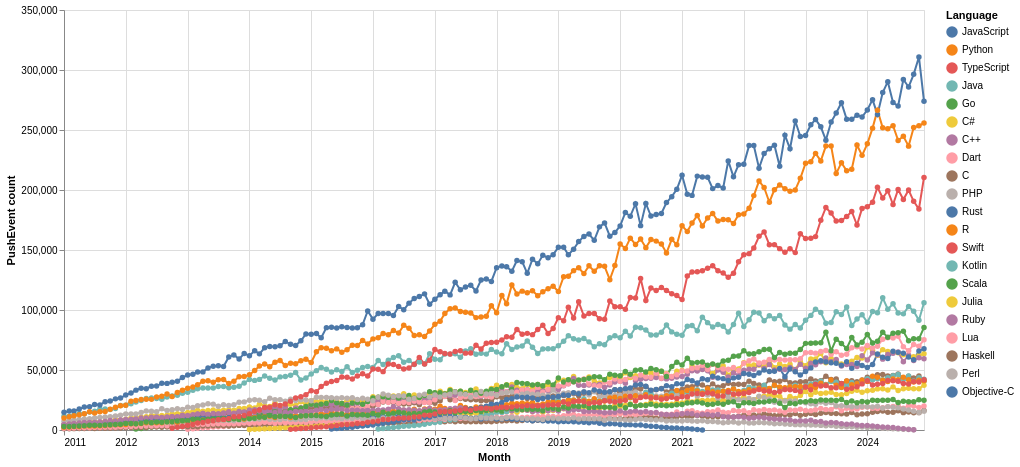

Describe this chart as a Vega-Lite specification.
### Vega-Lite specification from a JSON file in a GitHub repository (floating-point values rounded to 4 significant figures; data arrays with more than 128 entries replaced by an {"elided": "..."} marker saying what was removed)
{"config": {"view": {"continuousWidth": 300, "continuousHeight": 300}}, "data": {"name": "data-13496fccf79d7db27b6b25fa1742a8a0"}, "mark": {"type": "line", "point": true}, "encoding": {"color": {"field": "language", "sort": ["JavaScript", "Python", "TypeScript", "Java", "Go", "C#", "C++", "Dart", "C", "PHP", "Rust", "R", "Swift", "Kotlin", "Scala", "Julia", "Ruby", "Lua", "Haskell", "Perl", "Objective-C"], "title": "Language", "type": "nominal"}, "opacity": {"condition": {"param": "param_d17c53de2fbc59c8", "value": 1}, "value": 0.15}, "tooltip": [{"field": "month", "type": "temporal"}, {"field": "language", "type": "nominal"}, {"field": "push_events", "type": "quantitative"}, {"field": "share_pct", "type": "quantitative"}], "x": {"field": "month", "title": "Month", "type": "temporal"}, "y": {"field": "push_events", "title": "PushEvent count", "type": "quantitative"}}, "height": 420, "params": [{"name": "param_d17c53de2fbc59c8", "select": {"type": "point", "fields": ["language"]}, "bind": "legend"}], "width": 860, "$schema": "https://vega.github.io/schema/vega-lite/v6.4.1.json", "datasets": {"data-13496fccf79d7db27b6b25fa1742a8a0": {"elided": "3229 records"}}}
